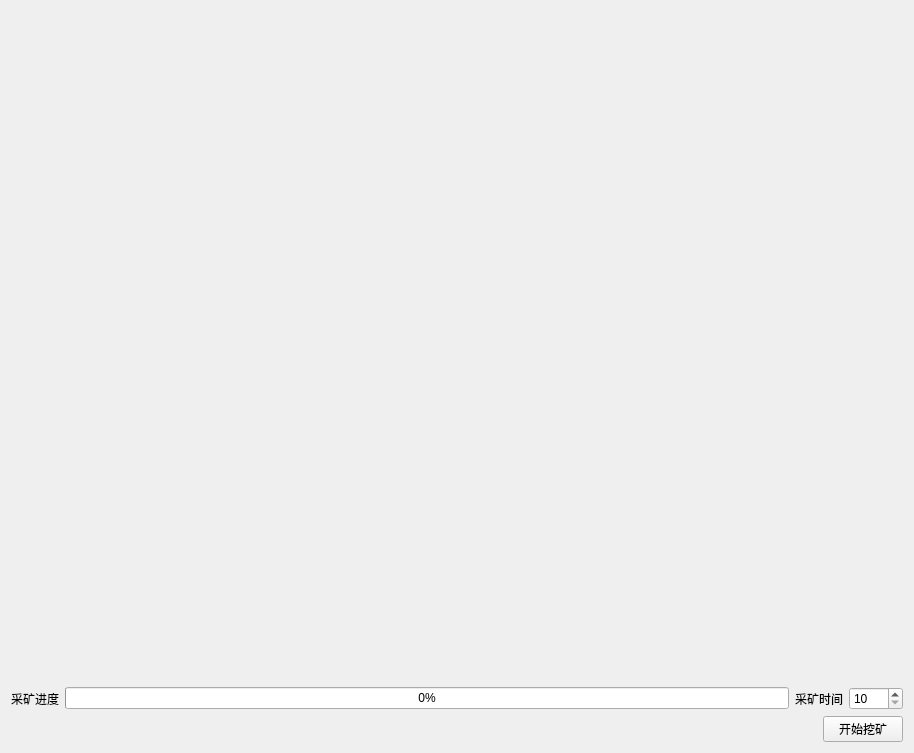
<?xml version="1.0" encoding="UTF-8"?>
<ui version="4.0">
 <class>Form</class>
 <widget class="QWidget" name="Form">
  <property name="geometry">
   <rect>
    <x>0</x>
    <y>0</y>
    <width>914</width>
    <height>753</height>
   </rect>
  </property>
  <property name="windowTitle">
   <string>微信公众号：学点编程吧--挖矿</string>
  </property>
  <layout class="QVBoxLayout" name="verticalLayout_2">
   <item>
    <widget class="QLabel" name="label_farmer">
     <property name="text">
      <string/>
     </property>
     <property name="pixmap">
      <pixmap>res/ready.png</pixmap>
     </property>
     <property name="scaledContents">
      <bool>true</bool>
     </property>
    </widget>
   </item>
   <item>
    <layout class="QVBoxLayout" name="verticalLayout">
     <item>
      <layout class="QHBoxLayout" name="horizontalLayout_2">
       <item>
        <layout class="QHBoxLayout" name="horizontalLayout">
         <item>
          <widget class="QLabel" name="label_3">
           <property name="text">
            <string>采矿进度</string>
           </property>
          </widget>
         </item>
         <item>
          <widget class="QProgressBar" name="progressBar">
           <property name="value">
            <number>0</number>
           </property>
          </widget>
         </item>
        </layout>
       </item>
       <item>
        <widget class="QLabel" name="label_2">
         <property name="text">
          <string>采矿时间</string>
         </property>
        </widget>
       </item>
       <item>
        <widget class="QSpinBox" name="spinBox">
         <property name="minimum">
          <number>10</number>
         </property>
         <property name="maximum">
          <number>1000</number>
         </property>
         <property name="singleStep">
          <number>10</number>
         </property>
        </widget>
       </item>
      </layout>
     </item>
     <item>
      <layout class="QHBoxLayout" name="horizontalLayout_3">
       <item>
        <spacer name="horizontalSpacer">
         <property name="orientation">
          <enum>Qt::Horizontal</enum>
         </property>
         <property name="sizeHint" stdset="0">
          <size>
           <width>40</width>
           <height>20</height>
          </size>
         </property>
        </spacer>
       </item>
       <item>
        <widget class="QPushButton" name="pushButton">
         <property name="text">
          <string>开始挖矿</string>
         </property>
        </widget>
       </item>
      </layout>
     </item>
    </layout>
   </item>
  </layout>
 </widget>
 <resources/>
 <connections/>
</ui>
